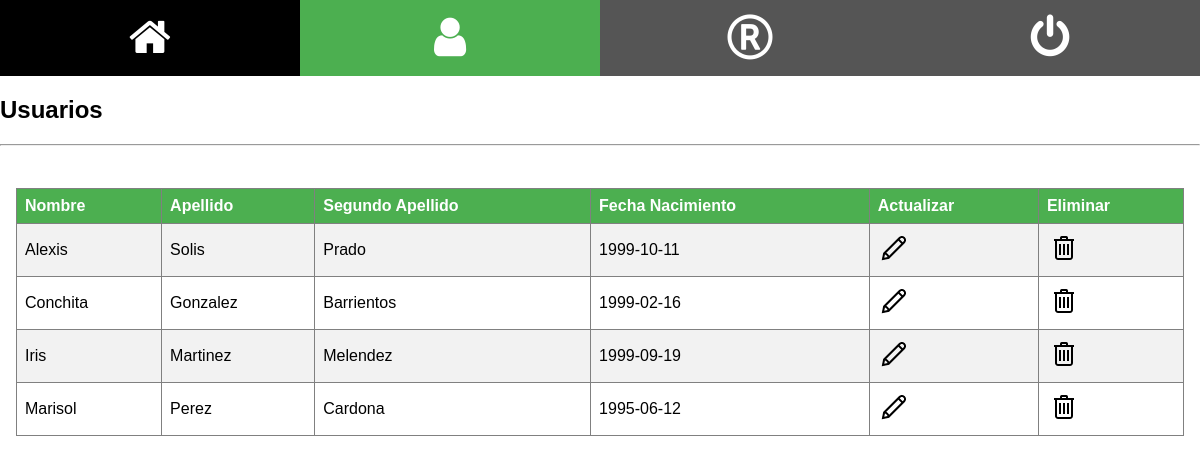
Screenshot of /users.php (signed in) with the database file from the repository.
### tables this page shows
CREATE TABLE `users` (
  `firstname` varchar(50) NOT NULL,
  `middlename` varchar(50) NOT NULL,
  `lastname` varchar(50) NOT NULL,
  `birthdate` date NOT NULL,
  `username` varchar(50) NOT NULL,
  `password` varchar(50) NOT NULL
);

### users.php (the view, shortened to what this page needs)
<?php
	if(isset($_POST['search']))
	{
		$valueToSearh = $_POST['valueToSearh'];
		$query = "SELECT * FROM users WHERE firstname LIKE '%".$valueToSearh."%' OR lastname LIKE '%".$valueToSearh."%'";
		$result = filterRecord($query);
	}
	else
	{
		$query = "SELECT *FROM users";
		$result = filterRecord($query);
	}
	function filterRecord($query)
	{
		include("config.php");
		$filter_result = mysqli_query($mysqli, $query);
		return $filter_result;
	}
?>
<!DOCTYPE html>
<html>
<head>
<link rel="stylesheet" type="text/css" href="css/mystyle1.css" />
</head>
<body>
<div class="icon-bar">
  <a href="home.php"><i class="fa fa-home"></i></a>
  <a class="active" href="users.php"><i class="fa fa-user"></i></a>
  <a href="registration.php"><i class="fa fa-registered"></i></a>
  <a href="logout.php"><i class="fa fa-power-off"></i></a>
</div>
<link rel="stylesheet" href="https://cdnjs.cloudflare.com/ajax/libs/font-awesome/4.7.0/css/font-awesome.min.css">
<h2>Usuarios</h2>
<hr/>
<div class="container">
<br />
<?php
echo "<table border='1'>
<tr>
<th>Nombre</th>
<th>Apellido</th>
<th>Segundo Apellido</th>
<th>Fecha Nacimiento</th>
<th>Actualizar</th>
<th>Eliminar</th>
</tr>";
while($row = mysqli_fetch_array($result))
{
echo "<tr>";
echo "<td>" . $row['firstname'] . "</td>";
echo "<td>" . $row['middlename'] . "</td>";
echo "<td>" . $row['lastname'] . "</td>";
echo "<td>" . $row['birthdate'] . "</td>";
echo "<td><a href='edit.php?id=".$row['username']."'><img src='./images/icons8-Edit-32.png' alt='Edit'></a></td>";
echo "<td><a href='delete.php?id=".$row['username']."'><img src='./images/icons8-Trash-32.png' alt='Delete'></a></td>";
echo "</tr>";
}
echo "</table>";
?>
</body>
</html>

### css/mystyle1.css (style rules this page uses)
body { font-family: Verdana,sans-serif; margin:0 }
.container { padding: 16px; }
.icon-bar { width: 100%; background-color: #555; overflow: auto; }
.icon-bar a { float: left; width: 25%; text-align: center; padding: 12px 0; transition: all 0.3s ease; color: white; font-size: 45px; }
.active { background-color: #4CAF50 !important; }
.active, .dot:hover { background-color: #717171; }
table { border-collapse: collapse; width: 100%; }
th, td { text-align: left; padding: 8px; }
tr:nth-child(even) { background-color: #f2f2f2 }
th { background-color: #4CAF50; color: white; }

### rows the page displays
users: firstname "Alexis", middlename "Solis", lastname "Prado", birthdate "1999-10-11"
users: firstname "Conchita", middlename "Gonzalez", lastname "Barrientos", birthdate "1999-02-16"
users: firstname "Iris", middlename "Martinez", lastname "Melendez", birthdate "1999-09-19"
users: firstname "Marisol", middlename "Perez", lastname "Cardona", birthdate "1995-06-12"
